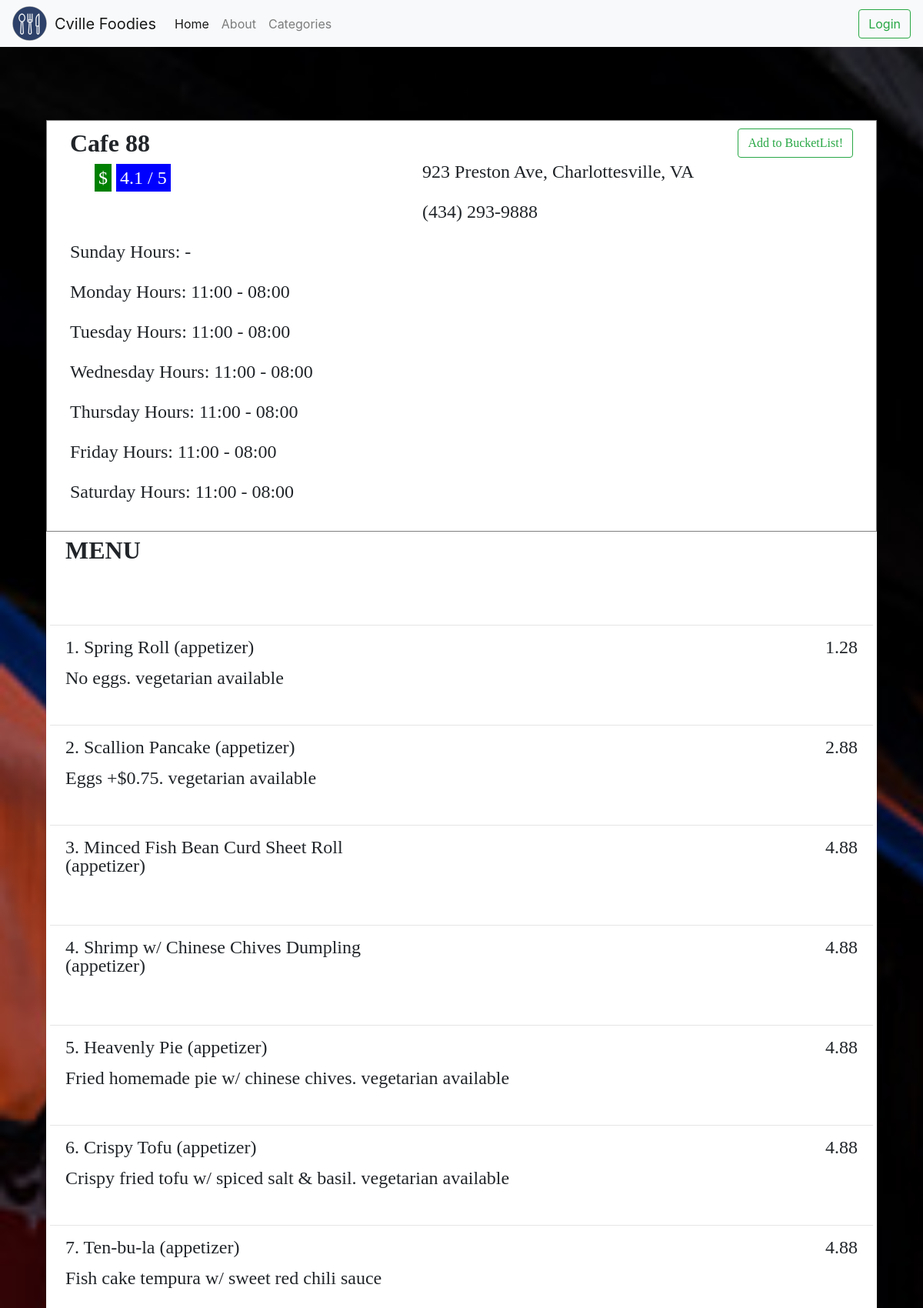
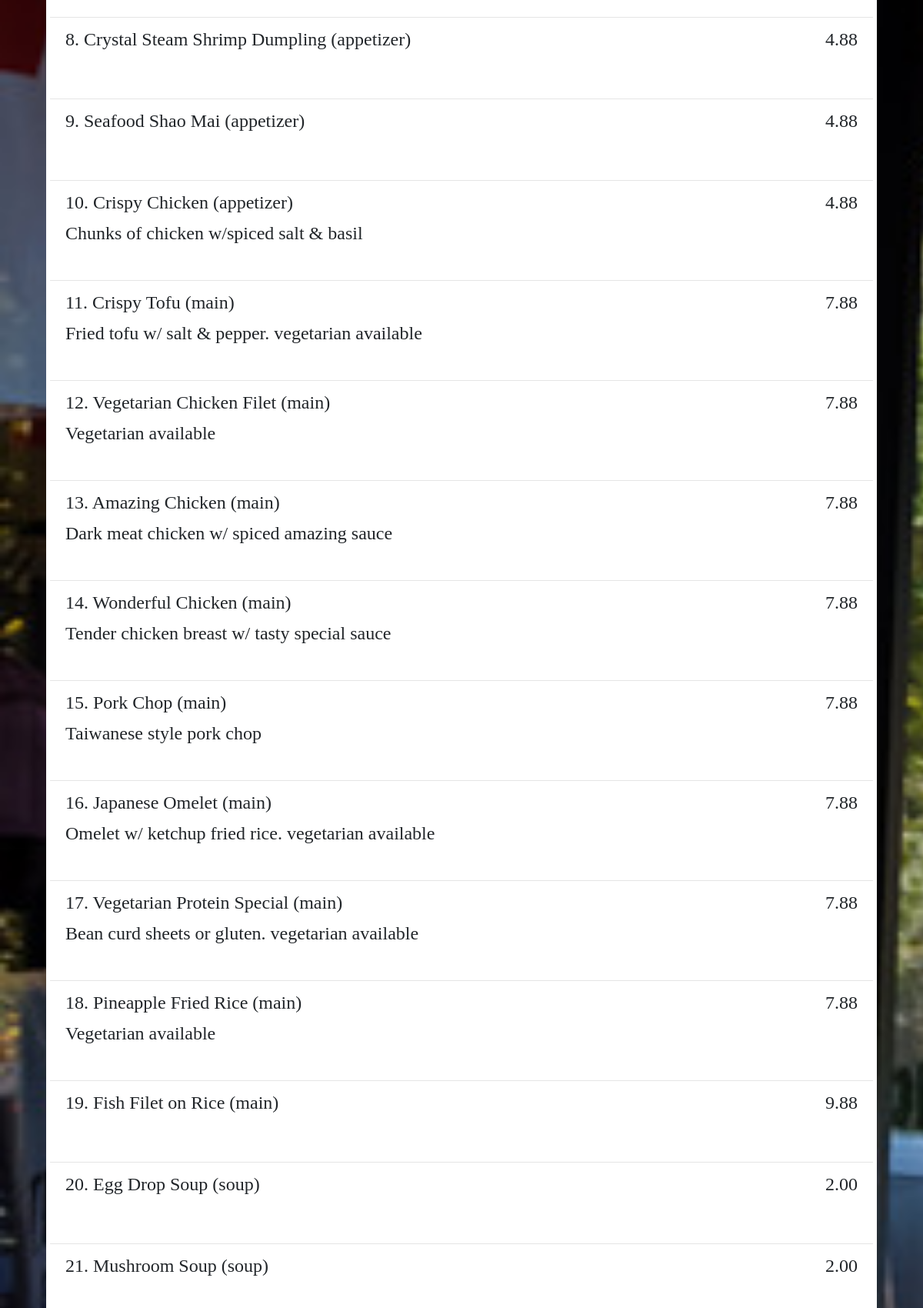
The app's page /restaurant.php?r=Cafe 88 (upper part) with its own data (2 pictures, top to bottom).
### tables this page shows
CREATE TABLE r_hours(
	r_id INT NOT NULL,
    sun_open_time VARCHAR(5) NOT NULL,
    sun_close_time VARCHAR(5) NOT NULL,
    mon_open_time VARCHAR(5) NOT NULL,
    mon_close_time VARCHAR(5) NOT NULL, 
    tues_open_time VARCHAR(5) NOT NULL,
    tues_close_time VARCHAR(5) NOT NULL,
    wed_open_time VARCHAR(5) NOT NULL,
    wed_close_time VARCHAR(5) NOT NULL,
    thurs_open_time VARCHAR(5) NOT NULL,
    thurs_close_time VARCHAR(5) NOT NULL,
    fri_open_time VARCHAR(5) NOT NULL,
    fri_close_time VARCHAR(5) NOT NULL,
    sat_open_time VARCHAR(5) NOT NULL,
    sat_close_time VARCHAR(5) NOT NULL,
    description VARCHAR(20),  
    PRIMARY KEY (r_id, description),
    FOREIGN KEY (r_id) REFERENCES restaurant(r_id)
);

CREATE TABLE restaurant( 
	r_id INT NOT NULL PRIMARY KEY AUTO_INCREMENT,
	rname VARCHAR(50) NOT NULL,
    phone_num VARCHAR(14),
    street VARCHAR(50) NOT NULL,  
    price_range ENUM ('$', '$$', '$$$', '$$$$'),
    rating_google DOUBLE,
    rating DOUBLE,  
    num_of_reviews INT DEFAULT '0'
);

CREATE TABLE menu(
	r_id INT NOT NULL,
    food_name VARCHAR(50) NOT NULL,
    price DECIMAL(6,2) NOT NULL,
    category VARCHAR(20) NOT NULL,  
    description VARCHAR(100),
    PRIMARY KEY (r_id, food_name, category),
    FOREIGN KEY (r_id) REFERENCES restaurant(r_id) ON DELETE CASCADE
);

### restaurant.php (the view, shortened to what this page needs)
<!DOCTYPE html>
<html>
  <head>
    <link type="text/css" rel="stylesheet" href="stylesheet.css"/>
    <link type="text/css" rel="stylesheet" href="stylesheet2.css"/>
    <link rel="stylesheet" href="https://maxcdn.bootstrapcdn.com/bootstrap/4.0.0/css/bootstrap.min.css">
    <link href="http://netdna.bootstrapcdn.com/font-awesome/4.0.3/css/font-awesome.min.css" rel="stylesheet" type="text/css">
  </head>
  <nav class="navbar fixed-top navbar-expand-lg navbar-light bg-light">
    <a href="./" class="pull-left">
        <img src="./images/logo.png">
    </a>
    <a href="./" class="navbar-brand">Cville Foodies</a>
  <div class="collapse navbar-collapse" id="navbarSupportedContent">
    <ul class="navbar-nav mr-auto">
      <li class="nav-item active">
        <a class="nav-link" href="./">Home <span class="sr-only">(current)</span></a>
      </li>
      <li class="nav-item">
        <a class="nav-link" href="./about.php">About</a>
      </li>
      <li class="nav-item">
        <a class="nav-link" href="./categories.php">Categories</a>
      </li>
    </ul>
    <?php include 'loginHeader.php'; ?>
  </div>
</nav>
  <body id="homepage">
      <ul class="list">
        <?php
           $rname = urldecode($_GET["r"]) ;
           require_once('./library.php');
           $con = new mysqli($SERVER, $USERNAME, $PASSWORD, $DATABASE);
          $sql="SELECT *
            FROM restaurant LEFT JOIN r_hours USING (r_id)
            WHERE rname = '{$rname}'";
           $result = mysqli_query($con,$sql);
           if (mysqli_num_rows($result)!= 0) {
            $row = mysqli_fetch_array($result);
            $tableRow = "<li>
              <div class=\"outerDiv\">
                <div class=\"mostrightCol\">
                  <button id=\"{$row['r_id']}\" onclick='addToBucketList(\"{$row['r_id']}\");' class=\"btn btn-outline-success\">Add to BucketList!</button>
                </div>
                <div class=\"leftCol\">
                  <h2 class=\"rName\">{$row['rname']}</h2>
                  <p class=\"rInfo\"><span class=\"rCost\">{$row['price_range']}</span> <span class=\"rRating\"> {$row['rating_google']} / 5</span></p>
                </div>
                <div class=\"rightCol\">
                  <p>{$row['street']}, Charlottesville, VA</p>
                  <p>{$row['phone_num']}</p>
                </div>
                <div class=\"leftColFull\">
                  <p class=\"rHours\">Sunday Hours: {$row['sun_open_time']} - {$row['sun_close_time']}</p>
                  <p class=\"rHours\">Monday Hours: {$row['mon_open_time']} - {$row['mon_close_time']}</p>
                  <p class=\"rHours\">Tuesday Hours: {$row['tues_open_time']} - {$row['tues_close_time']}</p>
                  <p class=\"rHours\">Wednesday Hours: {$row['wed_open_time']} - {$row['wed_close_time']}</p>
                  <p class=\"rHours\">Thursday Hours: {$row['thurs_open_time']} - {$row['thurs_close_time']}</p>
                  <p class=\"rHours\">Friday Hours: {$row['fri_open_time']} - {$row['fri_close_time']}</p>
                  <p class=\"rHours\">Saturday Hours: {$row['sat_open_time']} - {$row['sat_close_time']}</p>
                </div>
              </div>
            </li>";
             echo $tableRow;
          }
          $sql2="SELECT *
            FROM restaurant INNER JOIN menu USING (r_id) /*INNER JOIN provide USING (r_id) INNER JOIN supplier USING (s_id)*/
            WHERE rname = '{$rname}' ORDER BY category, price ASC";
          $result2 = mysqli_query($con,$sql2);
          $i = 1;
          if (mysqli_num_rows($result2)>0) {
            echo "<rli>
              <div class=\"outerDiv\">
                <div class=\"leftCol\">
                  <h2 class=\"rName\">MENU</h2>
                </div>
              </div>
            </rli>";
          }
           while($row = mysqli_fetch_array($result2)) {
            $tableRow = "<rli> <hr>
              <div class=\"outerDiv\">
                 <div class=\"mostrightCol\">
                  <p class=\"rItem\">{$row['price']}</p>
                </div>
                <div class=\"leftCol\">
                  <p class=\"rItem\">$i.  {$row['food_name']} ({$row['category']})</p>
                </div>
                <div class=\"leftColFull\">
                  <p class=\"rItem\">{$row['description']}</p>
                </div>
              </div>
            </rli>";
             echo $tableRow;
             $i++;
           }
        ?>
      </ul>
  </body>
</html>

### stylesheet.css (style rules this page uses)
#homepage { padding-top: 100px; background-image: url("./images/6358615623227228942081594044_corner_cover.jpg"); background-size: cover; }
.pull-left img { height: 45px; width: 45px; margin-right: 10px; }
.navbar-brand { color: #2D4169; }
.leftColFull { width: 90%; float:left; display: inline-block; }
.rName { font-weight: bold; }
.rHours { font-size:24px; }
.rItem { font-size:24px; line-height: 1; }
.list > rli { display:block; background-color: #FFFFFF; padding:5px; box-shadow: inset 0 1px 0 #fff; min-height: 100px }

### stylesheet2.css (style rules this page uses)
.list { font-family:sans-serif; margin: 3% 5% 5% 5%; padding:20px 0 0; }
.list > li { display:block; background-color: #FFFFFF; padding:10px; border-style: solid; border-color: gray; border-width: 1px; box-shadow: inset 0 1px 0 #fff; min-height: 100px; }
img { max-width: 100%; }
h2 { margin:0 0 0.3rem; font-weight: normal; font-weight:bold; }
p { margin:0; font-size: 16px; font-size: 2vw; }
.outerDiv { padding-right: 20px; padding-left: 20px; min-width: 100%; display: inline-block; font-family: Quicksand; }
.leftCol { width: 45%; float:left; display: inline-block; }
.rightCol { width: 55%; float:left; display: inline-block; }
.mostrightCol { float:right; display: inline-block; }
.rInfo { margin-left: 7%; }
.rInfo span { padding: 5px; color: white; }
.rCost { background-color: green; }
.rRating { background-color: blue; }

### records on screen
r_hours: r.rname "Cafe 88", r.price_range "$", r.rating_google "4.1", r.street "923 Preston Ave", r.phone_num "(434) 293-9888", mon_open_time "11:00", mon_close_time "08:00", tues_open_time "11:00", tues_close_time "08:00", wed_open_time "11:00", wed_close_time "08:00", thurs_open_time "11:00", thurs_close_time "08:00", fri_open_time "11:00", fri_close_time "08:00", sat_open_time "11:00", sat_close_time "08:00"
menu: price "1.28", food_name "Spring Roll", category "appetizer", description "No eggs. vegetarian available"
menu: price "2.88", food_name "Scallion Pancake", category "appetizer", description "Eggs +$0.75. vegetarian available"
menu: price "4.88", food_name "Minced Fish Bean Curd Sheet Roll", category "appetizer"
menu: price "4.88", food_name "Shrimp w/ Chinese Chives Dumpling", category "appetizer"
menu: price "4.88", food_name "Heavenly Pie", category "appetizer", description "Fried homemade pie w/ chinese chives. vegetarian available"
menu: price "4.88", food_name "Crispy Tofu", category "appetizer", description "Crispy fried tofu w/ spiced salt & basil. vegetarian available"
menu: price "4.88", food_name "Ten-bu-la", category "appetizer", description "Fish cake tempura w/ sweet red chili sauce"
menu: price "4.88", food_name "Crystal Steam Shrimp Dumpling", category "appetizer"
menu: price "4.88", food_name "Seafood Shao Mai", category "appetizer"
menu: price "4.88", food_name "Crispy Chicken", category "appetizer", description "Chunks of chicken w/spiced salt & basil"
menu: price "7.88", food_name "Crispy Tofu", category "main", description "Fried tofu w/ salt & pepper. vegetarian available"
menu: price "7.88", food_name "Vegetarian Chicken Filet", category "main", description "Vegetarian available"
menu: price "7.88", food_name "Amazing Chicken", category "main", description "Dark meat chicken w/ spiced amazing sauce"
menu: price "7.88", food_name "Wonderful Chicken", category "main", description "Tender chicken breast w/ tasty special sauce"
menu: price "7.88", food_name "Pork Chop", category "main", description "Taiwanese style pork chop"
menu: price "7.88", food_name "Japanese Omelet", category "main", description "Omelet w/ ketchup fried rice. vegetarian available"
menu: price "7.88", food_name "Vegetarian Protein Special", category "main", description "Bean curd sheets or gluten. vegetarian available"
menu: price "7.88", food_name "Pineapple Fried Rice", category "main", description "Vegetarian available"
menu: price "9.88", food_name "Fish Filet on Rice", category "main"
menu: price "2.00", food_name "Egg Drop Soup", category "soup"
menu: price "2.00", food_name "Mushroom Soup", category "soup"
